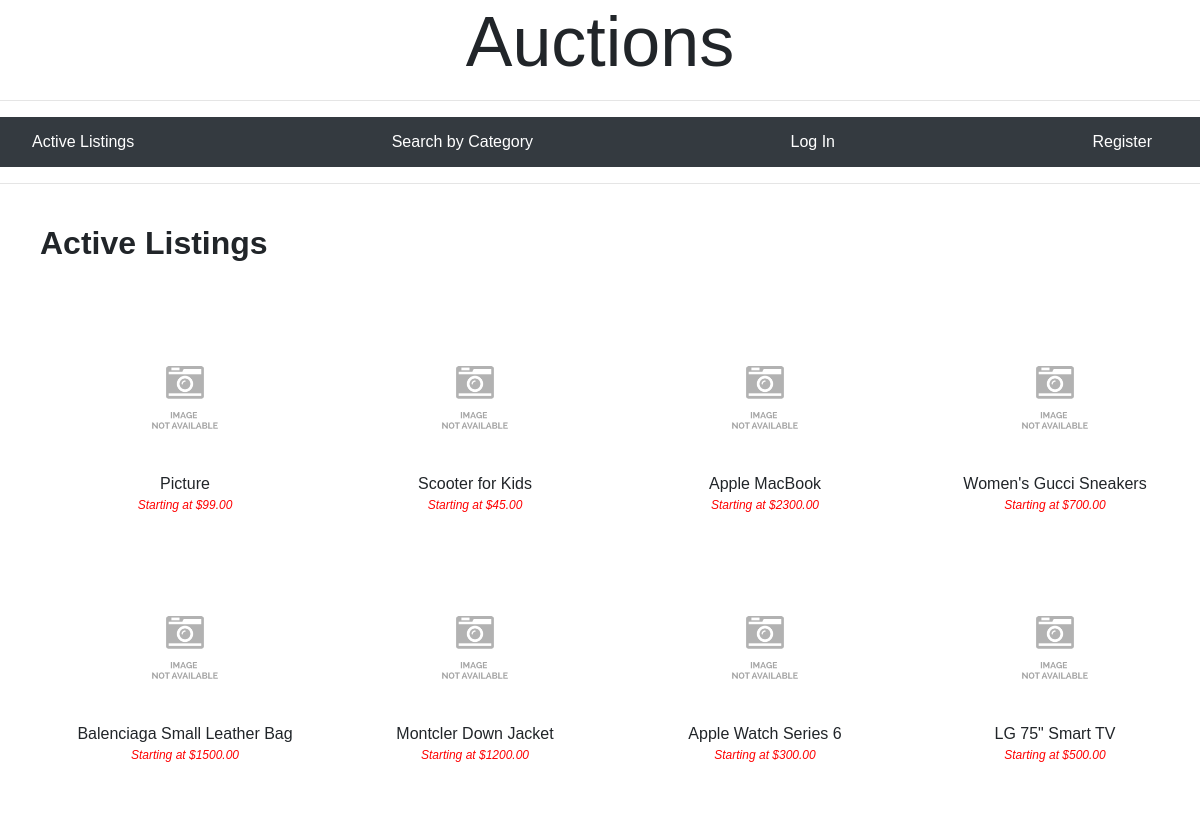
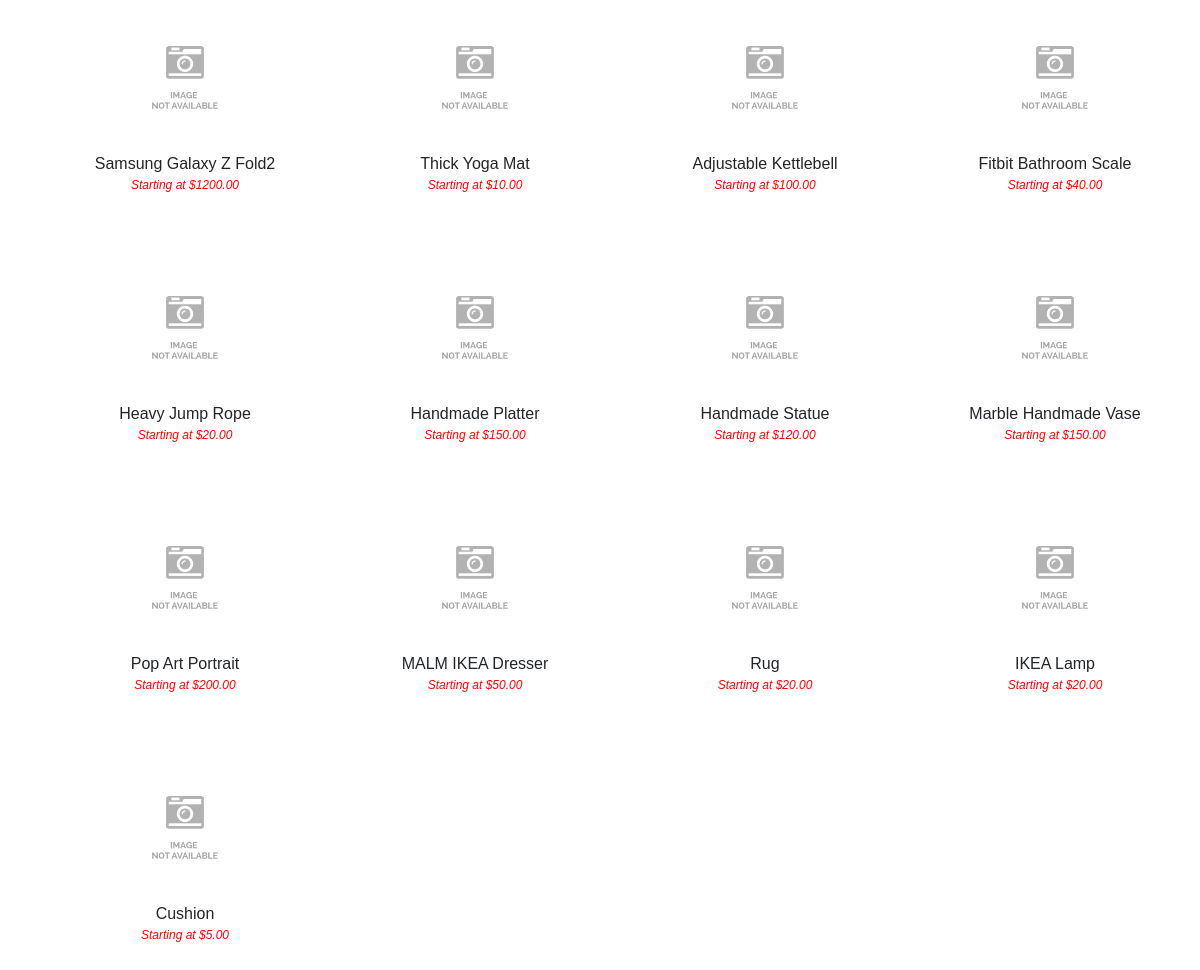
The page / on the database its author committed (2 pictures, top to bottom).
### auctions/models.py (models this page shows, shortened)
class Listing(models.Model):
    status_choice = [('active','active'), ('inactive','inactive')]
    winner = models.ForeignKey(User, on_delete = models.SET_DEFAULT, null = True, default = None, related_name = 'wonitems')
    status = models.CharField(max_length = 10, choices = status_choice, default = 'active')
    title = models.CharField(max_length = 100)
    start_bid = models.DecimalField(decimal_places=2, max_digits = 1000000)
    current_bid = models.DecimalField(default = 0.00, decimal_places = 2, max_digits=100000)
    url = models.CharField(max_length = 200, blank = True)
    description = models.CharField(max_length = 200, default = "")
    category = models.ForeignKey(Category, on_delete = models.CASCADE, related_name = "category_listing", default  = "")
    watched = models.ManyToManyField(User, related_name = "watchedby", blank = True)
    owner = models.ForeignKey(User, on_delete = models.CASCADE, null = True, blank = True, related_name = "owned")

### auctions/views.py (the view)
# urls.py: path("", views.index, name="index"),
def index(request):
    if request.method == "POST":
        list_id = request.POST.get("list_id")
        listing_set = Listing.objects.filter(id = list_id)
        listing = listing_set[0]
        bid_set = Bid.objects.filter(listing = listing)
        bid = bid_set[0]
        bidder = bid.bidder
        listing_set.update(status = 'inactive', winner = bidder)
        return render(request, "auctions/index.html", {
            "title": "Active Listings",
            "listings": Listing.objects.filter(status = 'active')
            })
    else:
        return render(request, "auctions/index.html", {
            "title": 'Active Listings',
            "listings": Listing.objects.filter(status = 'active')
            })

### auctions/templates/auctions/index.html
{% extends "auctions/layout.html" %}
{% block pagetitle %}
    {{title}}
{% endblock %}
{% block body %}
    <div>
        {% for listing in listings %}
                <div class = "image_grid">
                    <div class = "image_box">
                        <a href = "{% url 'listing' listing.id %}"><img class = "index_image" src = '{{listing.url}}' onerror = 'this.onerror=null;this.src = "/static/auctions/not_available.png"'></a>
                    </div>
                    <a href = "{% url 'listing' listing.id %}">
                        <div class = "index_title">{{listing.title}}</div>
                    </a>
                    <div class = "index_price">Starting at ${{listing.start_bid}}</div>
                </div>
        {% endfor %}
    </div>
{% endblock %}

### auctions/static/auctions/styles.css (style rules this page uses)
body { padding: 0px; font-family:'Trebuchet MS', 'Lucida Sans Unicode', 'Lucida Grande', 'Lucida Sans', Arial, sans-serif; }
.image_grid { float: left; width: 25%; height: 250px; padding: 20px; text-align: center; }
.image_box { width: 100%; height: 150px; }
img.index_image { max-width: 100%; max-height: 150px; height: auto; }
a > div.index_title { text-align: center; color:#212529; }
div.index_price { color: red; font-size: 12px; font-style: italic; }

### rows shown on the page
Listing: title "Picture", start_bid "99.00"
Listing: title "Scooter for Kids", start_bid "45.00"
Listing: title "Apple MacBook", start_bid "2300.00"
Listing: title "Women's Gucci Sneakers", start_bid "700.00"
Listing: title "Balenciaga Small Leather Bag", start_bid "1500.00"
Listing: title "Montcler Down Jacket", start_bid "1200.00"
Listing: title "Apple Watch Series 6", start_bid "300.00"
Listing: title "LG 75\" Smart TV", start_bid "500.00"
Listing: title "Samsung Galaxy Z Fold2", start_bid "1200.00"
Listing: title "Thick Yoga Mat", start_bid "10.00"
Listing: title "Adjustable Kettlebell", start_bid "100.00"
Listing: title "Fitbit Bathroom Scale", start_bid "40.00"
Listing: title "Heavy Jump Rope", start_bid "20.00"
Listing: title "Handmade Platter", start_bid "150.00"
Listing: title "Handmade Statue", start_bid "120.00"
Listing: title "Marble Handmade Vase", start_bid "150.00"
Listing: title "Pop Art Portrait", start_bid "200.00"
Listing: title "MALM IKEA Dresser", start_bid "50.00"
Listing: title "Rug", start_bid "20.00"
Listing: title "IKEA Lamp", start_bid "20.00"
Listing: title "Cushion", start_bid "5.00"

### other values the page prints
{{ title }} "Active Listings"
